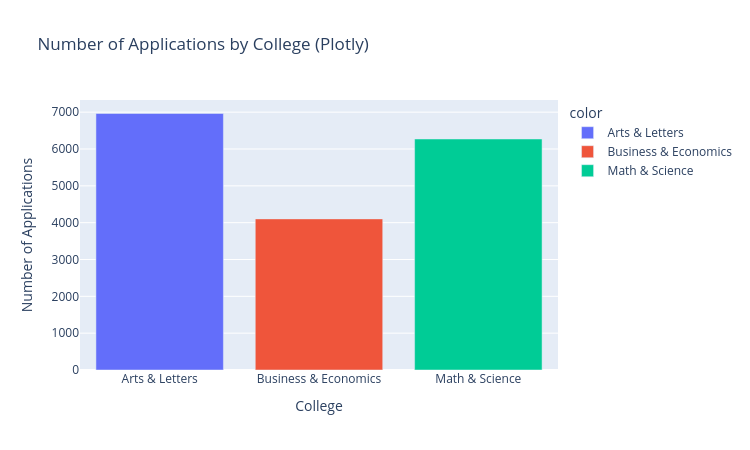

This figure's notebook cell:
### Markdown cell above
### 1c. Plotly (interactive)

### Code cell
# Plotly bar chart: interactive, so we can hover over a bar to see the exact count
fig = px.bar(x=college_counts.index, y=college_counts.values,
             labels={'x': 'College', 'y': 'Number of Applications'},
             title='Number of Applications by College (Plotly)',
             color=college_counts.index, width=750, height=450)
fig.show()

### Figure 1 — Plotly figure (JSON) as saved in the notebook; plotly's stock layout.template omitted (floating-point values rounded to 4 significant figures)
{"data": [{"hovertemplate": "color=Arts & Letters<br>College=%{x}<br>Number of Applications=%{y}<extra></extra>", "legendgroup": "Arts & Letters", "marker": {"color": "#636efa", "pattern": {"shape": ""}}, "name": "Arts & Letters", "orientation": "v", "showlegend": true, "textposition": "auto", "type": "bar", "x": ["Arts & Letters"], "xaxis": "x", "y": [6964], "yaxis": "y"}, {"hovertemplate": "color=Business & Economics<br>College=%{x}<br>Number of Applications=%{y}<extra></extra>", "legendgroup": "Business & Economics", "marker": {"color": "#EF553B", "pattern": {"shape": ""}}, "name": "Business & Economics", "orientation": "v", "showlegend": true, "textposition": "auto", "type": "bar", "x": ["Business & Economics"], "xaxis": "x", "y": [4103], "yaxis": "y"}, {"hovertemplate": "color=Math & Science<br>College=%{x}<br>Number of Applications=%{y}<extra></extra>", "legendgroup": "Math & Science", "marker": {"color": "#00cc96", "pattern": {"shape": ""}}, "name": "Math & Science", "orientation": "v", "showlegend": true, "textposition": "auto", "type": "bar", "x": ["Math & Science"], "xaxis": "x", "y": [6272], "yaxis": "y"}], "layout": {"barmode": "relative", "height": 450, "legend": {"title": {"text": "color"}, "tracegroupgap": 0}, "title": {"text": "Number of Applications by College (Plotly)"}, "width": 750, "xaxis": {"anchor": "y", "domain": [0, 1], "title": {"text": "College"}}, "yaxis": {"anchor": "x", "domain": [0, 1], "title": {"text": "Number of Applications"}}}}
